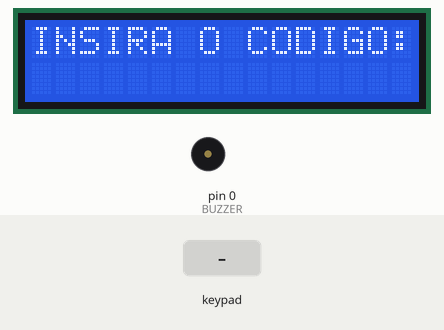
A sketch run on a simulated Arduino Uno, built with avr-gcc and run on an emulated ATmega328P. On the bench: 16×2 character LCD, buzzer (waves = sounding). The test bench sets the inputs (shaded band).

Above: at 1.2 s.
1.3 s: keypad keys 2 5 1 0 9 2 pressed 0.4 s apart
At 4.5 s:
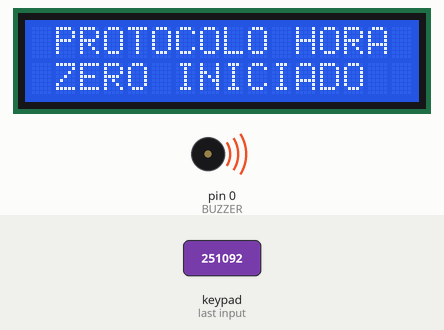
At 5.21 s:
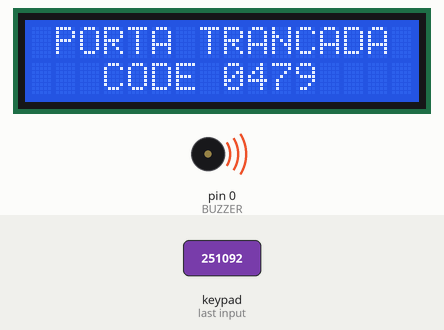
Timing chart, 0 to 16.4 s (numbered marks = the images above; inputs shaded):
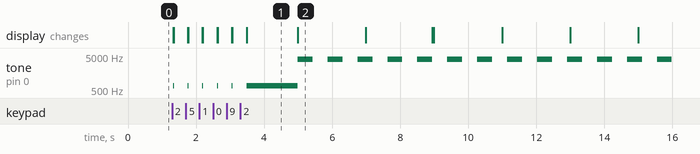

Measured:
- after the input at 1.3 s, tone on pin 0 (BUZZER): plays 660 Hz for 0.01 s, 660 Hz for 0.01 s, 660 Hz for 0.01 s, 660 Hz for 0.01 s, 660 Hz for 0.01 s, 660 Hz for 1.5 s … (19 notes in this stretch), starting at once; the display: first changes at once (image 1 shows a later state)
- what the display in image 1 shows lasts 1.5 s, from 3.5 s to 5.0 s

The sketch:

bomba_horazero.ino
```cpp
// 60 minutos LTDA
// Dispositivo da bomba Sala Hora Zero.
//13 de Julho de 2018
// Um display LCD, um teclado alfanúmerico e uma placa de controle simulam uma bomba, na qual o usuário após digitar a senha correta a ativa ao invés de desativar. Um Buzzer apita a cada intervalo de tempo
// para simular a bomba em funcionamento
//A placa de controle é feita como stand alone.


#include <Keypad.h> // BIBLIOTECA PARA O FUNCIONAMENTO DO TECLADO DE MEMBRANA
#include <LiquidCrystal.h>  // Biblioteca para o display LCD
#define BUZZER 0 // Pino do Buzzer NO ATMEGA

LiquidCrystal lcd(6, 5, 4, 3, 2, 1); //Pino para o display LCD

unsigned long previousMillis = 0; // Variável para guardar o tempo 1
unsigned long previousMillis2 = 0; // Variável para guardar o tempo 2
const long interval = 2000; // Variável para o tempo de espera 1
const long interval2 = 440; // Variável para o tempo de espera 1
char key; // Variável que guarda a letra apertada no teclado
int BuzzerState=LOW;
int lcdState=LOW;

char key2[6]; // Variável que guarda a senha completa que o usuário digita
char* password = "251092"; //SENHA CORRETA PARA DESTRANCAR A FECHADURA
int position_2=0;
const byte ROWS = 4; //NUMERO DE LINHAS DO TECLADO
const byte COLS = 3; //NUMERO DE COLUNAS DO TECLADO
char keys[ROWS][COLS] = { //DECLARAÇÃO DOS NUMEROS, LETRAS E CARACTERES DO TECLADO
{'1','2','3'},
{'4','5','6'},
{'7','8','9'},
{'*','0','#'}
};

byte rowPins[ROWS] = { 7, 8, 9, 10 }; // PINOS DE CONEXAO DAS LINHAS DO TECLADO
byte colPins[COLS] = { 11, 12, 13 }; //PINOS DE CONEXAO DAS COLUNAS DO TECLADO

Keypad keypad = Keypad( makeKeymap(keys), rowPins, colPins, ROWS, COLS );//AS VARIAVEIS rowPins E colPins RECEBERÃO O VALOR DE LEITURA DOS PINOS DAS LINHAS E COLUNAS RESPECTIVAMENTE

void setLocked(int locked){ //TRATANDO O ESTADO
  // Se a senha correta for digitada a bomba é ativada indicando o seu inicios e a o Buzzer fica apitando em intervalos regulares de tempo
if(!locked){
    lcd.clear();
    lcd.setCursor(1, 0);
    lcd.print("PROTOCOLO HORA");
    lcd.setCursor(1, 1);
    lcd.print("ZERO INICIADO");
    tone(BUZZER,660,100);delay(100); tone(BUZZER,660,100);delay(100);tone(BUZZER,660,100);delay(100); tone(BUZZER,660,100);delay(100);tone(BUZZER,660,100);delay(100);
    tone(BUZZER,660,100);delay(100); tone(BUZZER,660,100);delay(100);tone(BUZZER,660,100);delay(100); tone(BUZZER,660,100);delay(100);tone(BUZZER,660,100);delay(100);
    tone(BUZZER,660,100);delay(100); tone(BUZZER,660,100);delay(100);tone(BUZZER,660,100);delay(100); tone(BUZZER,660,100);delay(100);tone(BUZZER,660,100);delay(100);
    noTone(BUZZER);

    while(1){
      unsigned long currentMillis = millis();


      if (currentMillis - previousMillis2 >= interval2) {


    previousMillis2 = currentMillis;
    if (BuzzerState == LOW) {
      BuzzerState = HIGH;
      tone(BUZZER,4000);
    }
    else {
       BuzzerState = LOW;
       noTone(BUZZER);
    }

   //digitalWrite(BUZZER,BuzzerState);
  }
      if (currentMillis - previousMillis >= interval) {

    previousMillis = currentMillis;
    if (lcdState == LOW) {
      lcdState = HIGH;
    lcd.clear();
    lcd.setCursor(1, 0);
    lcd.print("PORTA TRANCADA");
    lcd.setCursor(3, 1);
    lcd.print("CODE 0479");
    }
    else {
    lcdState = LOW;
    lcd.clear();
      lcd.setCursor(1, 0);
    lcd.print("PROTOCOLO HORA");
    lcd.setCursor(1, 1);
    lcd.print("ZERO INICIADO");
    }

  }
    }
}
}

void setup(){
  pinMode(BUZZER, OUTPUT);
  lcd.begin(16, 2);
  setLocked(true); //ESTADO INICIAL

}

void loop(){

    lcd.clear();


 key = keypad.getKey(); //LEITURA DAS TECLAS PRESSIONADAS


if(key!=NO_KEY){
// Armazenamento de cada caractere inserido pelo usuário
key2[position_2]=key;
// Verificação da senha digitada pelo usuário
position_2++;
  if(position_2==6){
    if((key2[0]=='2') && (key2[1]=='5')&&(key2[2]=='1') && (key2[3]=='0')&&(key2[4]=='9') && (key2[5]=='2')){
      setLocked(false);
    }
  else{
    lcd.setCursor(0, 0);
    lcd.print("INSIRA O CODIGO:");
    lcd.setCursor(5,1);
    lcd.print(key2[0]);
    lcd.setCursor(6,1);
    lcd.print(key2[1]);
    lcd.setCursor(7,1);
    lcd.print(key2[2]);
    lcd.setCursor(8,1);
    lcd.print(key2[3]);
    lcd.setCursor(9,1);
    lcd.print(key2[4]);
    lcd.setCursor(10,1);
    lcd.print(key2[5]);

    noTone(BUZZER);
    delay(200);
    lcd.clear();
    lcd.setCursor(2, 0);
    lcd.print("SENHA ERRADA");
    //Limpa o display depois da tentativa de inserir a senha
    key2[0]='\0';
    key2[1]='\0';
    key2[2]='\0';
    key2[3]='\0';
    key2[4]='\0';
    key2[5]='\0';


    position_2=0;


    tone(BUZZER,500,1000);
    delay(1000);
    noTone(BUZZER);

    }
  }
}

  if(key){
    noTone(BUZZER);
    tone(BUZZER,660);
    delay(10);
    noTone(BUZZER);


  }

    lcd.setCursor(0, 0);
    lcd.print("INSIRA O CODIGO:");
    lcd.setCursor(5,1);
    lcd.print(key2);


delay(100);
}
```
